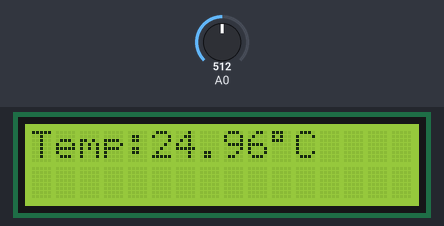
The sketch below on a simulated Arduino Uno, built with avr-gcc and run on an emulated ATmega328P. Parts: 16×2 character LCD. The test bench sets the inputs (shaded band); at power-on: A0 = 512. What the sketch prints to the serial monitor is not drawn.

Above: at 1.2 s.
1.3 s: A0 set to 716
At 2.7 s:
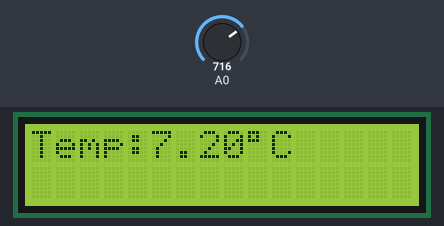
3.6 s: A0 set to 900
At 5.2 s:
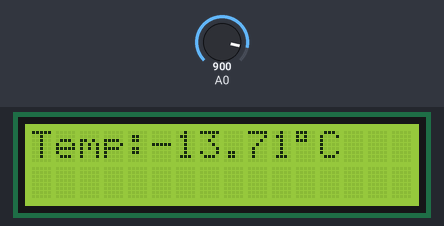
5.6 s: A0 set to 801
At 6.6 s:
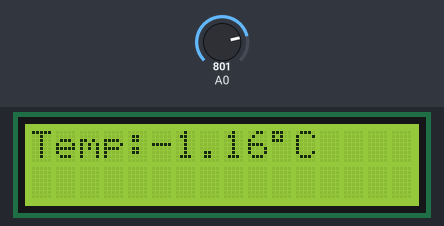
7.7 s: A0 set to 775
At 9.0 s:
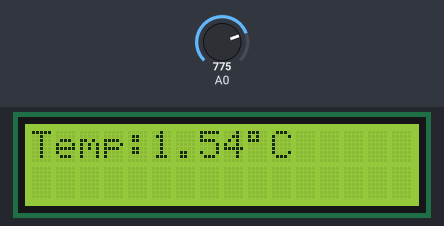
Timing chart, 0 to 10.7 s (numbered marks = the images above; inputs shaded):
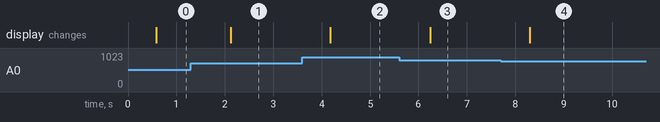

The sketch:

thermistor_setup.ino
```cpp
#include <Wire.h>
#include<LiquidCrystal_I2C.h>
LiquidCrystal_I2C lcd(0x27, 16, 2);

#define RT0 10000   // Ω
#define B 3977      // K

#define VCC 5    //Supply voltage
#define R 10000  //R=10KΩ

//Variables
float RT, VR, ln, TX, T0, VRT;

void setup() {
  Serial.begin(9600);
  lcd.begin();
  T0 = 25 + 273.15;                 //Temperature T0 from datasheet, conversion from Celsius to kelvin
}

void loop() {
  VRT = analogRead(A0);              //Acquisition analog value of VRT
  VRT = (5.00 / 1023.00) * VRT;      //Conversion to voltage
  VR = VCC - VRT;
  RT = VRT / (VR / R);               //Resistance of RT

  ln = log(RT / RT0);
  TX = (1 / ((ln / B) + (1 / T0))); //Temperature from thermistor

  TX = TX - 273.15;                 //Conversion to Celsius

  Serial.print("Temperature:");
  Serial.print("\t");
  Serial.print(TX);
  Serial.print("C\t\t");
  Serial.print(TX + 273.15);        //Conversion to Kelvin
  Serial.print("K\t\t");
  Serial.print((TX * 1.8) + 32);    //Conversion to Fahrenheit
  Serial.println("F");
  delay(500);

  lcd.setCursor(0,0);
  lcd.print("Temp:");
  lcd.print(TX);
  lcd.write(0b11011111);
  lcd.print("C ");

}
```

Measured:
- after the input at 1.3 s, the display: changes after 0.82 s (image 1)
- after the input at 3.6 s, the display: changes after 0.58 s (image 2)
- after the input at 5.6 s, the display: changes after 0.64 s (image 3)
- after the input at 7.7 s, the display: changes after 0.60 s (image 4)
